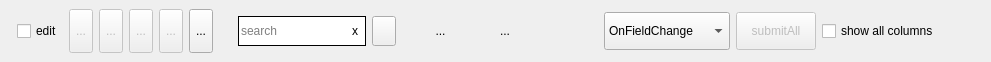
<?xml version="1.0" encoding="UTF-8"?>
<ui version="4.0">
 <class>Btn_ToolBox</class>
 <widget class="QWidget" name="Btn_ToolBox">
  <property name="geometry">
   <rect>
    <x>0</x>
    <y>0</y>
    <width>991</width>
    <height>62</height>
   </rect>
  </property>
  <property name="sizePolicy">
   <sizepolicy hsizetype="Expanding" vsizetype="Fixed">
    <horstretch>0</horstretch>
    <verstretch>0</verstretch>
   </sizepolicy>
  </property>
  <property name="windowTitle">
   <string>Form</string>
  </property>
  <property name="inputMethodHints">
   <set>Qt::ImhHiddenText</set>
  </property>
  <layout class="QHBoxLayout" name="horizontalLayout">
   <property name="margin">
    <number>7</number>
   </property>
   <item>
    <layout class="QHBoxLayout" name="horizontalLayout_3">
     <property name="sizeConstraint">
      <enum>QLayout::SetDefaultConstraint</enum>
     </property>
     <property name="leftMargin">
      <number>10</number>
     </property>
     <property name="topMargin">
      <number>2</number>
     </property>
     <property name="rightMargin">
      <number>10</number>
     </property>
     <property name="bottomMargin">
      <number>2</number>
     </property>
     <item>
      <widget class="QCheckBox" name="chk_editable">
       <property name="sizePolicy">
        <sizepolicy hsizetype="Preferred" vsizetype="Preferred">
         <horstretch>0</horstretch>
         <verstretch>0</verstretch>
        </sizepolicy>
       </property>
       <property name="toolTip">
        <string>toggled edit mode [F2]</string>
       </property>
       <property name="text">
        <string>edit</string>
       </property>
       <property name="iconSize">
        <size>
         <width>10</width>
         <height>10</height>
        </size>
       </property>
       <property name="checked">
        <bool>false</bool>
       </property>
      </widget>
     </item>
     <item>
      <widget class="ButtonIconAutoResize" name="btn_insert">
       <property name="enabled">
        <bool>false</bool>
       </property>
       <property name="sizePolicy">
        <sizepolicy hsizetype="Preferred" vsizetype="Preferred">
         <horstretch>0</horstretch>
         <verstretch>0</verstretch>
        </sizepolicy>
       </property>
       <property name="toolTip">
        <string>insert row [INS]</string>
       </property>
       <property name="text">
        <string>...</string>
       </property>
       <property name="icon">
        <iconset resource="qp_sql.qrc">
         <normaloff>:/view/img/btn-db/insert.svg</normaloff>:/view/img/btn-db/insert.svg</iconset>
       </property>
       <property name="autoRaise">
        <bool>false</bool>
       </property>
      </widget>
     </item>
     <item>
      <widget class="ButtonIconAutoResize" name="btn_copy">
       <property name="enabled">
        <bool>false</bool>
       </property>
       <property name="sizePolicy">
        <sizepolicy hsizetype="Preferred" vsizetype="Preferred">
         <horstretch>0</horstretch>
         <verstretch>0</verstretch>
        </sizepolicy>
       </property>
       <property name="toolTip">
        <string>copy row [F9]</string>
       </property>
       <property name="text">
        <string>...</string>
       </property>
       <property name="icon">
        <iconset resource="qp_sql.qrc">
         <normaloff>:/view/img/btn-db/copy.svg</normaloff>:/view/img/btn-db/copy.svg</iconset>
       </property>
       <property name="checkable">
        <bool>false</bool>
       </property>
       <property name="autoRepeatInterval">
        <number>100</number>
       </property>
      </widget>
     </item>
     <item>
      <widget class="ButtonIconAutoResize" name="btn_edit">
       <property name="enabled">
        <bool>false</bool>
       </property>
       <property name="sizePolicy">
        <sizepolicy hsizetype="Preferred" vsizetype="Preferred">
         <horstretch>0</horstretch>
         <verstretch>0</verstretch>
        </sizepolicy>
       </property>
       <property name="toolTip">
        <string>edit row [F4]</string>
       </property>
       <property name="text">
        <string>...</string>
       </property>
       <property name="icon">
        <iconset resource="qp_sql.qrc">
         <normaloff>:/view/img/btn-db/edit.svg</normaloff>:/view/img/btn-db/edit.svg</iconset>
       </property>
      </widget>
     </item>
     <item>
      <widget class="ButtonIconAutoResize" name="btn_delete">
       <property name="enabled">
        <bool>false</bool>
       </property>
       <property name="sizePolicy">
        <sizepolicy hsizetype="Expanding" vsizetype="Expanding">
         <horstretch>0</horstretch>
         <verstretch>0</verstretch>
        </sizepolicy>
       </property>
       <property name="toolTip">
        <string>remove row [DEL]</string>
       </property>
       <property name="text">
        <string>...</string>
       </property>
       <property name="icon">
        <iconset resource="qp_sql.qrc">
         <normaloff>:/view/img/btn-db/remove.svg</normaloff>:/view/img/btn-db/remove.svg</iconset>
       </property>
       <property name="checkable">
        <bool>false</bool>
       </property>
       <property name="autoRepeatInterval">
        <number>100</number>
       </property>
      </widget>
     </item>
     <item>
      <widget class="ButtonIconAutoResize" name="btn_view">
       <property name="sizePolicy">
        <sizepolicy hsizetype="Expanding" vsizetype="Expanding">
         <horstretch>0</horstretch>
         <verstretch>0</verstretch>
        </sizepolicy>
       </property>
       <property name="toolTip">
        <string>view [F3]</string>
       </property>
       <property name="text">
        <string>...</string>
       </property>
       <property name="icon">
        <iconset resource="qp_sql.qrc">
         <normaloff>:/view/img/btn-db/view.svg</normaloff>:/view/img/btn-db/view.svg</iconset>
       </property>
      </widget>
     </item>
    </layout>
   </item>
   <item>
    <widget class="QWidget" name="wgt_search_block" native="true">
     <layout class="QHBoxLayout" name="wgt_search" stretch="0,0">
      <item>
       <widget class="QFrame" name="LineEdit">
        <property name="styleSheet">
         <string notr="true">background-color: rgb(255, 255, 255);</string>
        </property>
        <property name="frameShape">
         <enum>QFrame::Box</enum>
        </property>
        <property name="frameShadow">
         <enum>QFrame::Plain</enum>
        </property>
        <layout class="QHBoxLayout" name="horizontalLayout_10" stretch="1,0">
         <property name="spacing">
          <number>0</number>
         </property>
         <property name="margin">
          <number>0</number>
         </property>
         <item>
          <widget class="QLineEdit" name="ledt_filter">
           <property name="sizePolicy">
            <sizepolicy hsizetype="Expanding" vsizetype="Preferred">
             <horstretch>0</horstretch>
             <verstretch>0</verstretch>
            </sizepolicy>
           </property>
           <property name="toolTip">
            <string notr="true"/>
           </property>
           <property name="statusTip">
            <string notr="true"/>
           </property>
           <property name="whatsThis">
            <string notr="true"/>
           </property>
           <property name="styleSheet">
            <string notr="true"/>
           </property>
           <property name="inputMask">
            <string notr="true"/>
           </property>
           <property name="text">
            <string notr="true"/>
           </property>
           <property name="maxLength">
            <number>50</number>
           </property>
           <property name="frame">
            <bool>false</bool>
           </property>
           <property name="placeholderText">
            <string>search</string>
           </property>
          </widget>
         </item>
         <item>
          <widget class="QToolButton" name="btn_clear_seached_text">
           <property name="sizePolicy">
            <sizepolicy hsizetype="MinimumExpanding" vsizetype="MinimumExpanding">
             <horstretch>0</horstretch>
             <verstretch>0</verstretch>
            </sizepolicy>
           </property>
           <property name="autoFillBackground">
            <bool>false</bool>
           </property>
           <property name="text">
            <string notr="true">х</string>
           </property>
           <property name="iconSize">
            <size>
             <width>30</width>
             <height>30</height>
            </size>
           </property>
           <property name="shortcut">
            <string notr="true"/>
           </property>
           <property name="popupMode">
            <enum>QToolButton::DelayedPopup</enum>
           </property>
           <property name="toolButtonStyle">
            <enum>Qt::ToolButtonIconOnly</enum>
           </property>
           <property name="autoRaise">
            <bool>true</bool>
           </property>
           <property name="arrowType">
            <enum>Qt::NoArrow</enum>
           </property>
          </widget>
         </item>
        </layout>
       </widget>
      </item>
      <item>
       <widget class="ButtonIconAutoResize" name="btn_search_settings">
        <property name="sizePolicy">
         <sizepolicy hsizetype="Expanding" vsizetype="Expanding">
          <horstretch>0</horstretch>
          <verstretch>0</verstretch>
         </sizepolicy>
        </property>
        <property name="toolTip">
         <string>select field for seaching</string>
        </property>
        <property name="statusTip">
         <string notr="true"/>
        </property>
        <property name="whatsThis">
         <string notr="true"/>
        </property>
        <property name="text">
         <string/>
        </property>
        <property name="icon">
         <iconset resource="qp_sql.qrc">
          <normaloff>:/view/img/btn-db/search.svg</normaloff>:/view/img/btn-db/search.svg</iconset>
        </property>
       </widget>
      </item>
     </layout>
    </widget>
   </item>
   <item>
    <widget class="ButtonIconAutoResize" name="btn_selectByValue">
     <property name="enabled">
      <bool>true</bool>
     </property>
     <property name="sizePolicy">
      <sizepolicy hsizetype="Expanding" vsizetype="Expanding">
       <horstretch>0</horstretch>
       <verstretch>0</verstretch>
      </sizepolicy>
     </property>
     <property name="toolTip">
      <string>select by field value [F8]</string>
     </property>
     <property name="text">
      <string>...</string>
     </property>
     <property name="icon">
      <iconset resource="qp_sql.qrc">
       <normaloff>:/view/img/btn-db/search-settings.svg</normaloff>:/view/img/btn-db/search-settings.svg</iconset>
     </property>
     <property name="checkable">
      <bool>true</bool>
     </property>
     <property name="checked">
      <bool>false</bool>
     </property>
     <property name="popupMode">
      <enum>QToolButton::DelayedPopup</enum>
     </property>
     <property name="autoRaise">
      <bool>true</bool>
     </property>
     <property name="arrowType">
      <enum>Qt::NoArrow</enum>
     </property>
    </widget>
   </item>
   <item>
    <widget class="ButtonIconAutoResize" name="btn_sortEnabled">
     <property name="enabled">
      <bool>true</bool>
     </property>
     <property name="sizePolicy">
      <sizepolicy hsizetype="Expanding" vsizetype="Expanding">
       <horstretch>0</horstretch>
       <verstretch>0</verstretch>
      </sizepolicy>
     </property>
     <property name="toolTip">
      <string>Sorting</string>
     </property>
     <property name="text">
      <string>...</string>
     </property>
     <property name="icon">
      <iconset resource="qp_sql.qrc">
       <normaloff>:/view/img/btn-db/sorting.svg</normaloff>:/view/img/btn-db/sorting.svg</iconset>
     </property>
     <property name="checkable">
      <bool>true</bool>
     </property>
     <property name="checked">
      <bool>false</bool>
     </property>
     <property name="toolButtonStyle">
      <enum>Qt::ToolButtonIconOnly</enum>
     </property>
     <property name="autoRaise">
      <bool>true</bool>
     </property>
    </widget>
   </item>
   <item>
    <spacer name="horizontalSpacer_2">
     <property name="orientation">
      <enum>Qt::Horizontal</enum>
     </property>
     <property name="sizeHint" stdset="0">
      <size>
       <width>40</width>
       <height>20</height>
      </size>
     </property>
    </spacer>
   </item>
   <item>
    <layout class="QHBoxLayout" name="horizontalLayout_5">
     <property name="margin">
      <number>5</number>
     </property>
     <item>
      <widget class="QComboBox" name="cmb_Strategy">
       <property name="sizePolicy">
        <sizepolicy hsizetype="Preferred" vsizetype="Preferred">
         <horstretch>0</horstretch>
         <verstretch>0</verstretch>
        </sizepolicy>
       </property>
       <property name="toolTip">
        <string>Edit strategy</string>
       </property>
       <item>
        <property name="text">
         <string>OnFieldChange</string>
        </property>
       </item>
       <item>
        <property name="text">
         <string>OnRowChange</string>
        </property>
       </item>
       <item>
        <property name="text">
         <string>OnManulaSubmit</string>
        </property>
       </item>
      </widget>
     </item>
     <item>
      <widget class="QPushButton" name="btn_submitAll">
       <property name="enabled">
        <bool>false</bool>
       </property>
       <property name="sizePolicy">
        <sizepolicy hsizetype="Preferred" vsizetype="Preferred">
         <horstretch>0</horstretch>
         <verstretch>0</verstretch>
        </sizepolicy>
       </property>
       <property name="toolTip">
        <string>save changes</string>
       </property>
       <property name="text">
        <string>submitAll</string>
       </property>
      </widget>
     </item>
     <item>
      <widget class="QCheckBox" name="chk_showRelExColumns">
       <property name="sizePolicy">
        <sizepolicy hsizetype="Preferred" vsizetype="Preferred">
         <horstretch>0</horstretch>
         <verstretch>0</verstretch>
        </sizepolicy>
       </property>
       <property name="text">
        <string>show all columns</string>
       </property>
      </widget>
     </item>
     <item>
      <spacer name="horizontalSpacer">
       <property name="orientation">
        <enum>Qt::Horizontal</enum>
       </property>
       <property name="sizeHint" stdset="0">
        <size>
         <width>40</width>
         <height>20</height>
        </size>
       </property>
      </spacer>
     </item>
    </layout>
   </item>
  </layout>
 </widget>
 <customwidgets>
  <customwidget>
   <class>ButtonIconAutoResize</class>
   <extends>QToolButton</extends>
   <header>qp/sql/view/buttoniconautoresize.h</header>
  </customwidget>
 </customwidgets>
 <resources>
  <include location="qp_sql.qrc"/>
 </resources>
 <connections/>
</ui>
